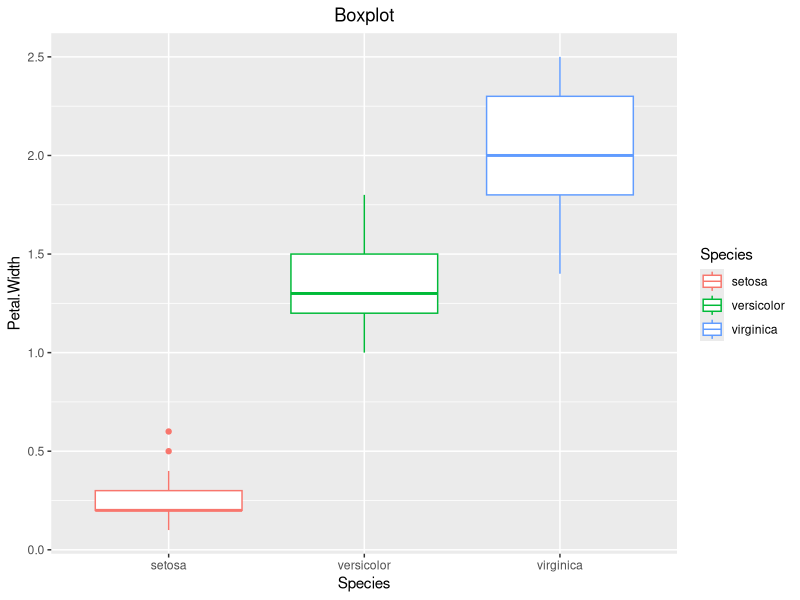
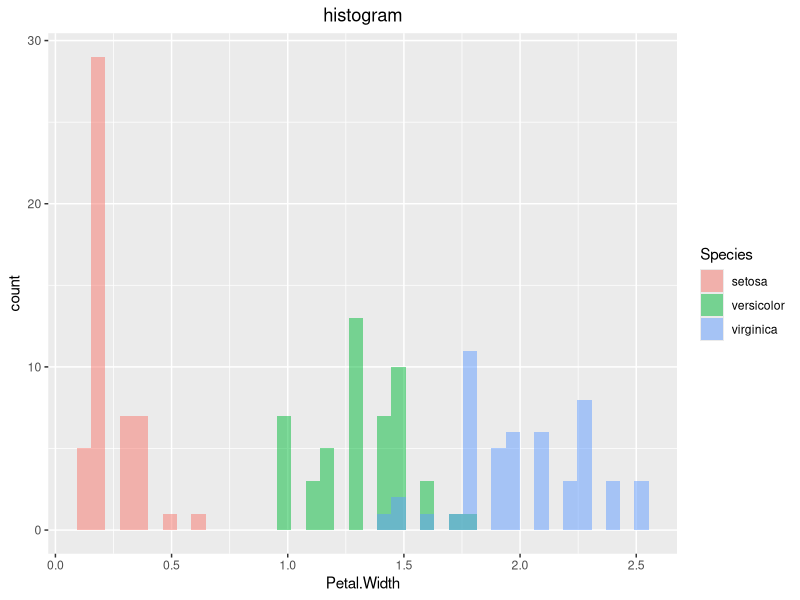
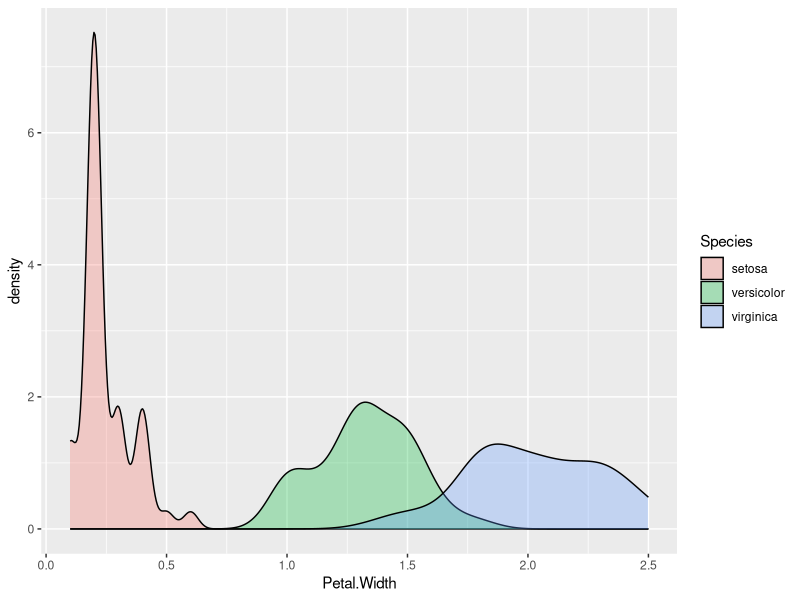
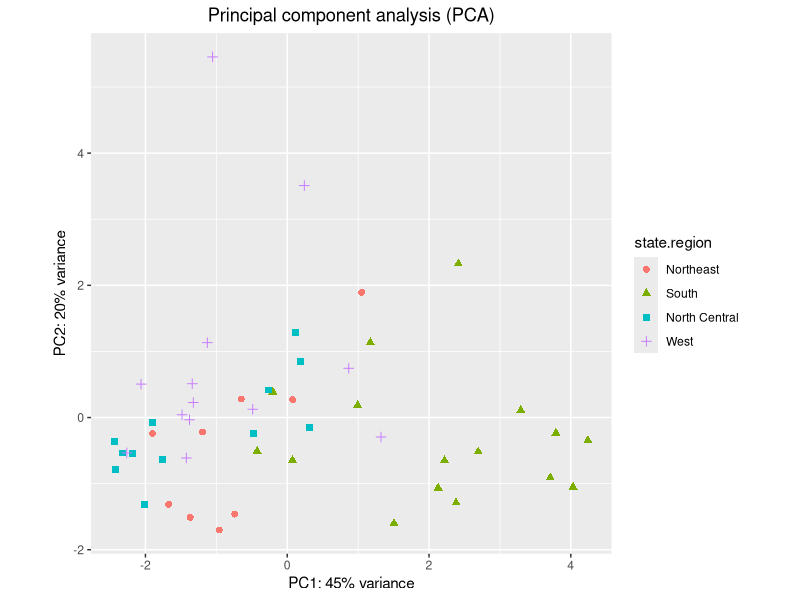

These charts were generated, in order, by the following R code:
## ---- chunk 1

#Create a box plot using ggplot2
library(ggplot2)
ggplot(iris) +
  aes(x = Species, y = Petal.Width, color = Species) + 
  geom_boxplot() + 
  ggtitle("Boxplot")+
  theme(plot.title = element_text(hjust = 0.5))


#Create multiple panel histograms using ggplot2
ggplot(iris) +
  aes(x = Petal.Width, fill = Species) + 
  geom_histogram(alpha = 0.5, position = "identity", bins = 40) + 
  ggtitle("histogram")+
  theme(plot.title = element_text(hjust = 0.5))


#Create density plots using ggplot2
ggplot(iris) +
  aes(x = Petal.Width, fill = Species)+
  geom_density( alpha = 0.3)
            
# Based on the above three plots, I can conclude that
# petal.width is not the same among three subspecies.


        



## ---- chunk 2
pca = prcomp(state.x77, scale = TRUE)
# “scale = TRUE” means that 
# the data is normalized before conduction PCA.

pcaData <- as.data.frame(pca$x[,1:2])
pcaData <- cbind(pcaData, state.region)
colnames(pcaData) <- c("PC1", "PC2", "state.region")
library(ggplot2)


percentVar <- round(100 * summary(pca)$importance[2, 1:2], 0)
ggplot(pcaData, aes(PC1, PC2, color = state.region, shape = state.region)) +
         geom_point(size = 2) +                                       
         xlab(paste0("PC1: ", percentVar[1], "% variance")) +        
         ylab(paste0("PC2: ", percentVar[2], "% variance")) +       
         ggtitle("Principal component analysis (PCA)") +                       
         theme(plot.title = element_text(hjust = 0.5), aspect.ratio = 1)


# The result is a projection of the 4-dimensional states.x77 data 
# on 2-dimensional space using the first two principal components.
# As we can see in the PCA plot,
# It's hard to distinguish all state regions by using 
# the first principal component and second principal component.
# We can say if PC1 > 1.75, then South.
# PC2 > 3, then West.
# Another state regions are clustered together in the PCA plot 
# so it's hard to distinguish.


